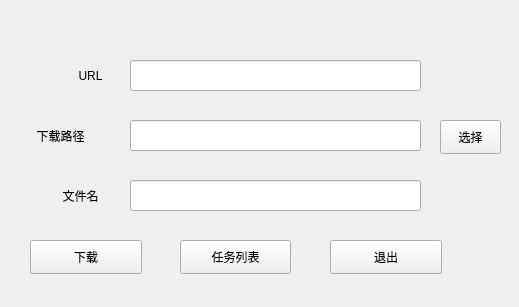
<?xml version="1.0" encoding="UTF-8"?>
<ui version="4.0">
 <class>mainwindow</class>
 <widget class="QWidget" name="mainwindow">
  <property name="geometry">
   <rect>
    <x>0</x>
    <y>0</y>
    <width>519</width>
    <height>307</height>
   </rect>
  </property>
  <property name="windowTitle">
   <string>Form</string>
  </property>
  <widget class="QLabel" name="label_URL">
   <property name="geometry">
    <rect>
     <x>50</x>
     <y>60</y>
     <width>81</width>
     <height>31</height>
    </rect>
   </property>
   <property name="text">
    <string>URL</string>
   </property>
   <property name="alignment">
    <set>Qt::AlignCenter</set>
   </property>
  </widget>
  <widget class="QPushButton" name="pushButton_download">
   <property name="geometry">
    <rect>
     <x>30</x>
     <y>240</y>
     <width>112</width>
     <height>34</height>
    </rect>
   </property>
   <property name="text">
    <string>下载</string>
   </property>
  </widget>
  <widget class="QPushButton" name="pushButton_exit">
   <property name="geometry">
    <rect>
     <x>330</x>
     <y>240</y>
     <width>112</width>
     <height>34</height>
    </rect>
   </property>
   <property name="text">
    <string>退出</string>
   </property>
  </widget>
  <widget class="QPushButton" name="pushButton_display">
   <property name="geometry">
    <rect>
     <x>180</x>
     <y>240</y>
     <width>111</width>
     <height>34</height>
    </rect>
   </property>
   <property name="text">
    <string>任务列表</string>
   </property>
  </widget>
  <widget class="QLabel" name="label_path">
   <property name="geometry">
    <rect>
     <x>20</x>
     <y>120</y>
     <width>81</width>
     <height>31</height>
    </rect>
   </property>
   <property name="text">
    <string>下载路径</string>
   </property>
   <property name="alignment">
    <set>Qt::AlignCenter</set>
   </property>
  </widget>
  <widget class="QPushButton" name="pushButton_choose">
   <property name="geometry">
    <rect>
     <x>440</x>
     <y>120</y>
     <width>61</width>
     <height>34</height>
    </rect>
   </property>
   <property name="text">
    <string>选择</string>
   </property>
  </widget>
  <widget class="QLabel" name="label_keyword">
   <property name="geometry">
    <rect>
     <x>40</x>
     <y>180</y>
     <width>81</width>
     <height>31</height>
    </rect>
   </property>
   <property name="text">
    <string>文件名</string>
   </property>
   <property name="alignment">
    <set>Qt::AlignCenter</set>
   </property>
  </widget>
  <widget class="QLineEdit" name="textURL">
   <property name="geometry">
    <rect>
     <x>130</x>
     <y>60</y>
     <width>291</width>
     <height>31</height>
    </rect>
   </property>
  </widget>
  <widget class="QLineEdit" name="textpath">
   <property name="geometry">
    <rect>
     <x>130</x>
     <y>120</y>
     <width>291</width>
     <height>31</height>
    </rect>
   </property>
  </widget>
  <widget class="QLineEdit" name="textfilename">
   <property name="geometry">
    <rect>
     <x>130</x>
     <y>180</y>
     <width>291</width>
     <height>31</height>
    </rect>
   </property>
  </widget>
 </widget>
 <resources/>
 <connections/>
</ui>
